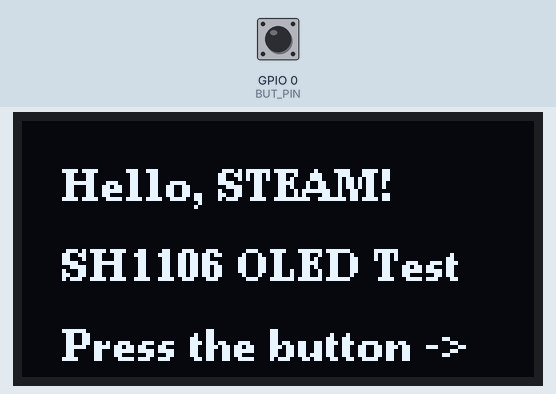
This sketch was run on a simulated ESP32. On the bench: 128×64 one-colour display. Inputs (shaded band) come from the test bench; at power-on: GPIO 0 (BUT_PIN) HIGH.

Above: at 1.2 s.
1.3 s: GPIO 0 (BUT_PIN) pulled LOW for 0.15 s
At 1.9 s:
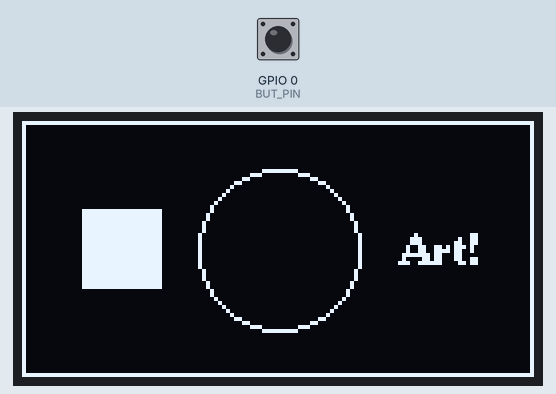
2.9 s: GPIO 0 (BUT_PIN) pulled LOW for 1 s
At 3.6 s:
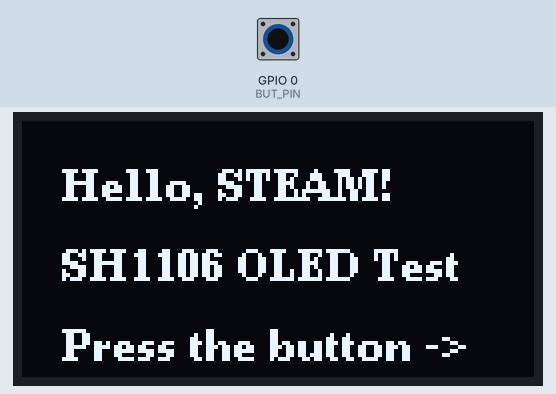
5.4 s: GPIO 0 (BUT_PIN) pulled LOW for 3.2 s
At 6.1 s:
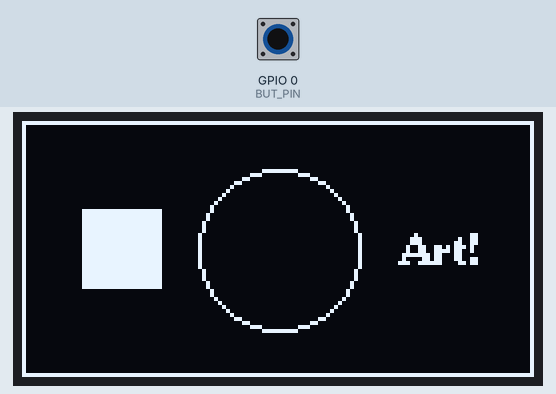
Timing chart, 0 to 8.4 s (numbered marks = the images above; inputs shaded):
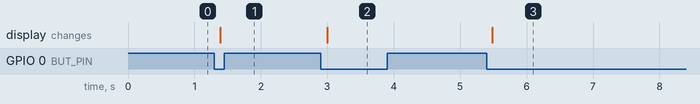

Measured:
- after the input at 1.3 s, the display: changes after 0.09 s (image 1)
- after the input at 2.9 s, the display: changes after 0.10 s (image 2)
- after the input at 5.4 s, the display: changes after 0.08 s (image 3)

The sketch:

oled.ino
```cpp
#include <Arduino.h>
#include <Wire.h>
#include <U8g2lib.h>

// Define custom I2C pins for the OLED
#define SDA_PIN 47
#define SCL_PIN 48

// Define the button pin
#define BUT_PIN 0

// Initialize the u8g2 object for the SH1106 OLED
// 'F' stands for Full Framebuffer (best for ESP32 as it has plenty of RAM)
// HW_I2C tells the library to use hardware-accelerated I2C
U8G2_SH1106_128X64_NONAME_F_HW_I2C u8g2(U8G2_R0, /* reset=*/ U8X8_PIN_NONE);

bool last_but_sts = HIGH;
int display_state = 0; // 0 = Text Screen, 1 = Graphics Screen

void setup() {
    pinMode(BUT_PIN, INPUT);

    // Map the ESP32's hardware I2C to our specific pins
    Wire.begin(SDA_PIN, SCL_PIN);

    // Start the display
    u8g2.begin();
}

void loop() {
    // Read the current state of the active-LOW button
    bool current_but_sts = digitalRead(BUT_PIN);

    // Detect button press (falling edge)
    if (last_but_sts == HIGH && current_but_sts == LOW) {
        // Toggle between state 0 and 1
        display_state = (display_state + 1) % 2;
        delay(50); // Software debounce
    }

    last_but_sts = current_but_sts;

    // Render the OLED Screen
    u8g2.clearBuffer(); // 1. Clear the internal memory

    if (display_state == 0) {
        drawTextScreen();
    } else {
        drawGraphicsScreen();
    }

    u8g2.sendBuffer();  // 2. Push the memory to the physical display
}

// Function to render text
void drawTextScreen() {
    // Set a standard readable font
    u8g2.setFont(u8g2_font_ncenB08_tr);

    // drawStr(X, Y, "Text") - Note: Y is the bottom-left baseline of the text
    u8g2.drawStr(10, 20, "Hello, STEAM!");
    u8g2.drawStr(10, 40, "SH1106 OLED Test");
    u8g2.drawStr(10, 60, "Press the button ->");
}

// Function to render shapes
void drawGraphicsScreen() {
    // Draw a border around the edge of the 128x64 screen
    u8g2.drawFrame(0, 0, 128, 64);

    // Draw a hollow circle in the center (X=64, Y=32, Radius=20)
    u8g2.drawCircle(64, 32, 20, U8G2_DRAW_ALL);

    // Draw a filled square on the left side
    u8g2.drawBox(15, 22, 20, 20);

    // Add a small label
    u8g2.setFont(u8g2_font_ncenB08_tr);
    u8g2.drawStr(95, 36, "Art!");
}
```
